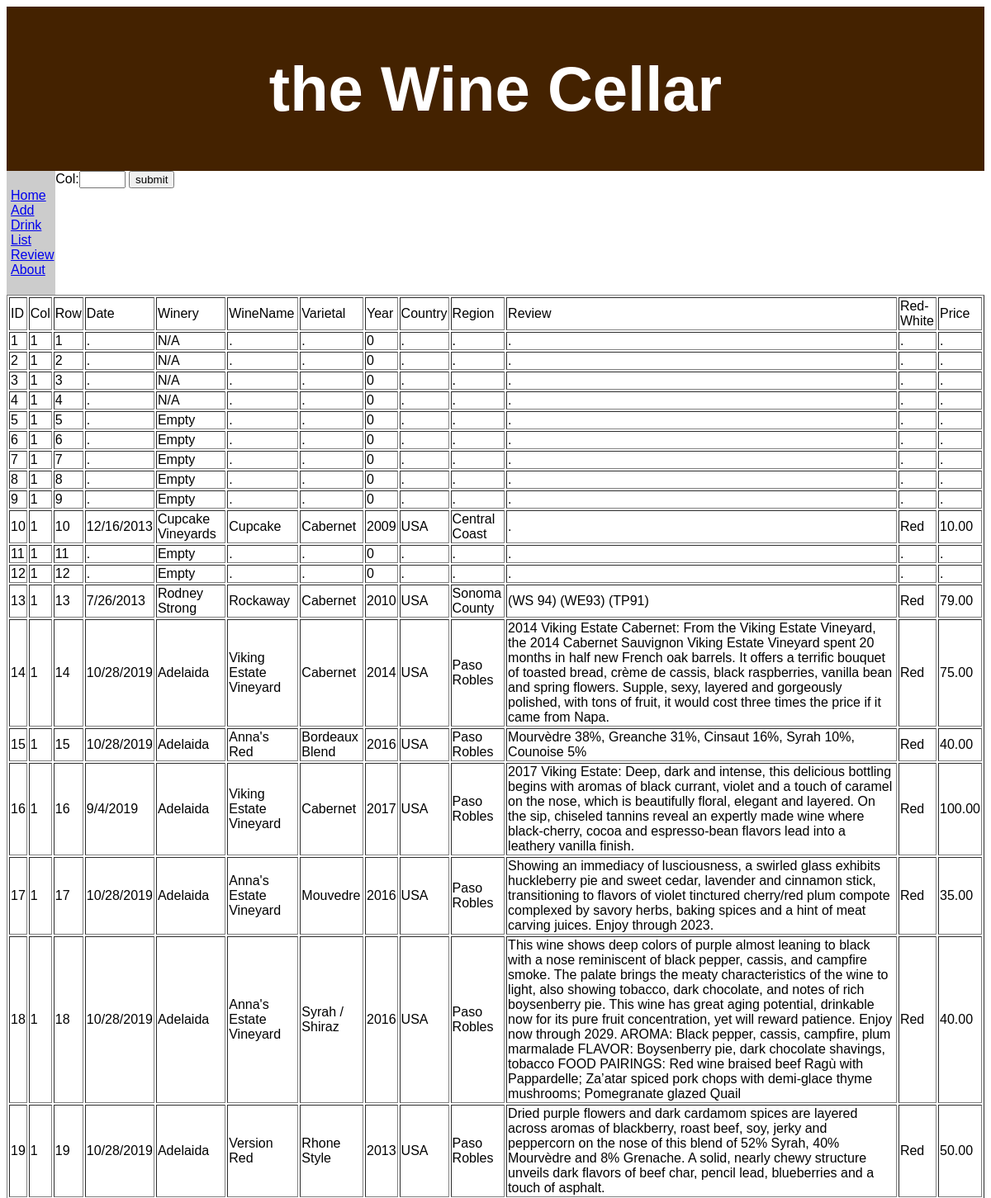
Page /cellar.php (upper part) on the committed database.
### tables this page shows
CREATE TABLE "CellarContents" (
	"ID"	INTEGER NOT NULL,
	"Column"	INTEGER NOT NULL,
	"Row"	INTEGER NOT NULL,
	"Date"	TEXT DEFAULT '1/1/2021',
	"Winery"	TEXT NOT NULL DEFAULT 'Winery',
	"WineName"	TEXT NOT NULL DEFAULT 'Wine Name',
	"Varietal"	TEXT NOT NULL DEFAULT 'Varietal',
	"Year"	TEXT NOT NULL DEFAULT 'Year',
	"Country"	TEXT NOT NULL DEFAULT 'Country',
	"Region"	TEXT NOT NULL DEFAULT 'Region',
	"Review"	TEXT NOT NULL DEFAULT 'Review',
	"RedWhite"	TEXT,
	"Price"	TEXT
);

### cellar.php (the view, shortened to what this page needs)
<!DOCTYPE html>
<?php include("style.php") ?>
  <form target="_self">
    Col:<input type="number" size="2" maxlength="2" min="1" max= "31" name="icol">
    <input type="submit" name="submit" id="submit" value="submit">
  </form>
  <?php
      if ($_GET["icol"]) {
        $selectcol = $_GET["icol"];
      } else {
        $selectcol = 1;
      }
      $startid = ($selectcol - 1) * 23 + 1;
      $endid = $selectcol * 23;
      for ($i = 0; $i < 3; $i++) {
        echo "<br />";
      }
      $dbname = "/var/www/html/winecellar/WineCellar.db";
      $myquery  = "SELECT * FROM CellarContents WHERE ID >= ? AND ID <= ?";
      $db = new PDO('sqlite:' . $dbname);
      $stmt = $db->prepare($myquery);
      $stmt->execute(array($startid,$endid));
      $wines = $stmt->fetchAll(PDO::FETCH_NUM);
      echo "<table border=1 style='width:100%;'>";
      echo "<tr>";
        echo "<td color=red>ID</td>";
        echo "<td>Col</td>";
        echo "<td>Row</td>";
        echo "<td>Date</td>";
        echo "<td>Winery</td>";
        echo "<td>WineName</td>";
        echo "<td>Varietal</td>";
        echo "<td>Year</td>";
        echo "<td>Country</td>";
        echo "<td>Region</td>";
        echo "<td>Review</td>";
        echo "<td>Red-White</td>";
        echo "<td>Price</td>";
      echo "</tr>";
      foreach ($wines as $row) {
        echo "<tr >";
          for ($i=0; $i<=12; $i++) {
            if ($i == 6) {
              $row[6] = str_replace("z t", "zt", $row[6]);
              $row[6] = str_replace("d o", "do", $row[6]);
              $row[6] = str_replace("u v", "uv", $row[6]);
              $row[6] = str_replace("i t", "it", $row[6]);
              $row[6] = str_replace("m p", "mp", $row[6]);
              $row[6] = str_replace("n f", "nf", $row[6]);
              $row[6] = str_replace("p r", "pr", $row[6]);
              $row[6] = str_replace("i o", "io", $row[6]);
            }
            echo "<td> $row[$i] </td>";
          }
        echo "</tr>";
      }
       echo"</table>";
  ?>
</section>
</body>
</html>

### style.php (style rules this page uses)
* { box-sizing: border-box; }
body { font-family: Atkinson Hyperlegible, Arial, Helvetica, sans-serif; }

### rows in the picture
cellarcontents: ID "1", Column "1", Row "1", Date ".", Winery "N/A", WineName ".", Varietal ".", Year "0", Country ".", Region ".", Review ".", RedWhite ".", Price "."
cellarcontents: ID "2", Column "1", Row "2", Date ".", Winery "N/A", WineName ".", Varietal ".", Year "0", Country ".", Region ".", Review ".", RedWhite ".", Price "."
cellarcontents: ID "3", Column "1", Row "3", Date ".", Winery "N/A", WineName ".", Varietal ".", Year "0", Country ".", Region ".", Review ".", RedWhite ".", Price "."
cellarcontents: ID "4", Column "1", Row "4", Date ".", Winery "N/A", WineName ".", Varietal ".", Year "0", Country ".", Region ".", Review ".", RedWhite ".", Price "."
cellarcontents: ID "5", Column "1", Row "5", Date ".", Winery "Empty", WineName ".", Varietal ".", Year "0", Country ".", Region ".", Review ".", RedWhite ".", Price "."
cellarcontents: ID "6", Column "1", Row "6", Date ".", Winery "Empty", WineName ".", Varietal ".", Year "0", Country ".", Region ".", Review ".", RedWhite ".", Price "."
cellarcontents: ID "7", Column "1", Row "7", Date ".", Winery "Empty", WineName ".", Varietal ".", Year "0", Country ".", Region ".", Review ".", RedWhite ".", Price "."
cellarcontents: ID "8", Column "1", Row "8", Date ".", Winery "Empty", WineName ".", Varietal ".", Year "0", Country ".", Region ".", Review ".", RedWhite ".", Price "."
cellarcontents: ID "9", Column "1", Row "9", Date ".", Winery "Empty", WineName ".", Varietal ".", Year "0", Country ".", Region ".", Review ".", RedWhite ".", Price "."
cellarcontents: ID "10", Column "1", Row "10", Date "12/16/2013", Winery "Cupcake Vineyards", WineName "Cupcake", Varietal "Cabernet", Year "2009", Country "USA", Region "Central Coast", Review ".", RedWhite "Red", Price "10.00"
cellarcontents: ID "11", Column "1", Row "11", Date ".", Winery "Empty", WineName ".", Varietal ".", Year "0", Country ".", Region ".", Review ".", RedWhite ".", Price "."
cellarcontents: ID "12", Column "1", Row "12", Date ".", Winery "Empty", WineName ".", Varietal ".", Year "0", Country ".", Region ".", Review ".", RedWhite ".", Price "."
cellarcontents: ID "13", Column "1", Row "13", Date "7/26/2013", Winery "Rodney Strong", WineName "Rockaway", Varietal "Cabernet", Year "2010", Country "USA", Region "Sonoma County", Review "(WS 94) (WE93) (TP91)", RedWhite "Red", Price "79.00"
cellarcontents: ID "14", Column "1", Row "14", Date "10/28/2019", Winery "Adelaida", WineName "Viking Estate Vineyard", Varietal "Cabernet", Year "2014", Country "USA", Region "Paso Robles", Review "2014 Viking Estate Cabernet: From the Viking Estate Vineyard, the 2014 Cabernet Sauvignon Viking Estate Vineyard spent 20 months in half new French oak barrels. It offers a terrific bouquet of toasted bread, crème de cassis, black raspberries, vanilla bean and spring flowers. Supple, sexy, layered and gorgeously polished, with tons of fruit, it would cost three times the price if it came from Napa.", RedWhite "Red", Price "75.00"
cellarcontents: ID "15", Column "1", Row "15", Date "10/28/2019", Winery "Adelaida", WineName "Anna's Red", Varietal "Bordeaux Blend", Year "2016", Country "USA", Region "Paso Robles", Review "Mourvèdre 38%, Greanche 31%, Cinsaut 16%, Syrah 10%, Counoise 5%", RedWhite "Red", Price "40.00"
cellarcontents: ID "16", Column "1", Row "16", Date "9/4/2019", Winery "Adelaida", WineName "Viking Estate Vineyard", Varietal "Cabernet", Year "2017", Country "USA", Region "Paso Robles", Review "2017 Viking Estate: Deep, dark and intense, this delicious bottling begins with aromas of black currant, violet and a touch of caramel on the nose, which is beautifully floral, elegant and layered. On the sip, chiseled tannins reveal an expertly made wine where black-cherry, cocoa and espresso-bean flavors lead into a leathery vanilla finish.", RedWhite "Red", Price "100.00"
cellarcontents: ID "17", Column "1", Row "17", Date "10/28/2019", Winery "Adelaida", WineName "Anna's Estate Vineyard", i "Mouvedre", Year "2016", Country "USA", Region "Paso Robles", Review "Showing an immediacy of lusciousness, a swirled glass exhibits huckleberry pie and sweet cedar, lavender and cinnamon stick, transitioning to flavors of violet tinctured cherry/red plum compote complexed by savory herbs, baking spices and a hint of meat carving juices. Enjoy through 2023.", RedWhite "Red", Price "35.00"
cellarcontents: ID "18", Column "1", Row "18", Date "10/28/2019", Winery "Adelaida", WineName "Anna's Estate Vineyard", Varietal "Syrah / Shiraz", Year "2016", Country "USA", Region "Paso Robles", Review "This wine shows deep colors of purple almost leaning to black with a nose reminiscent of black pepper, cassis, and campfire smoke. The palate brings the meaty characteristics of the wine to light, also showing tobacco, dark chocolate, and notes of rich boysenberry pie. This wine has great aging potential, drinkable now for its pure fruit concentration, yet will reward patience. Enjoy now through 2029. AROMA: Black pepper, cassis, campfire, plum marmalade FLAVOR: Boysenberry pie, dark chocolate shavings, tobacco FOOD PAIRINGS: Red wine braised beef Ragù with Pappardelle; Za’atar spiced pork chops with demi-glace thyme mushrooms; Pomegranate glazed Quail", RedWhite "Red", Price "40.00"
cellarcontents: ID "19", Column "1", Row "19", Date "10/28/2019", Winery "Adelaida", WineName "Version Red", Varietal "Rhone Style", Year "2013", Country "USA", Region "Paso Robles", Review "Dried purple flowers and dark cardamom spices are layered across aromas of blackberry, roast beef, soy, jerky and peppercorn on the nose of this blend of 52% Syrah, 40% Mourvèdre and 8% Grenache. A solid, nearly chewy structure unveils dark flavors of beef char, pencil lead, blueberries and a touch of asphalt.", RedWhite "Red", Price "50.00"
